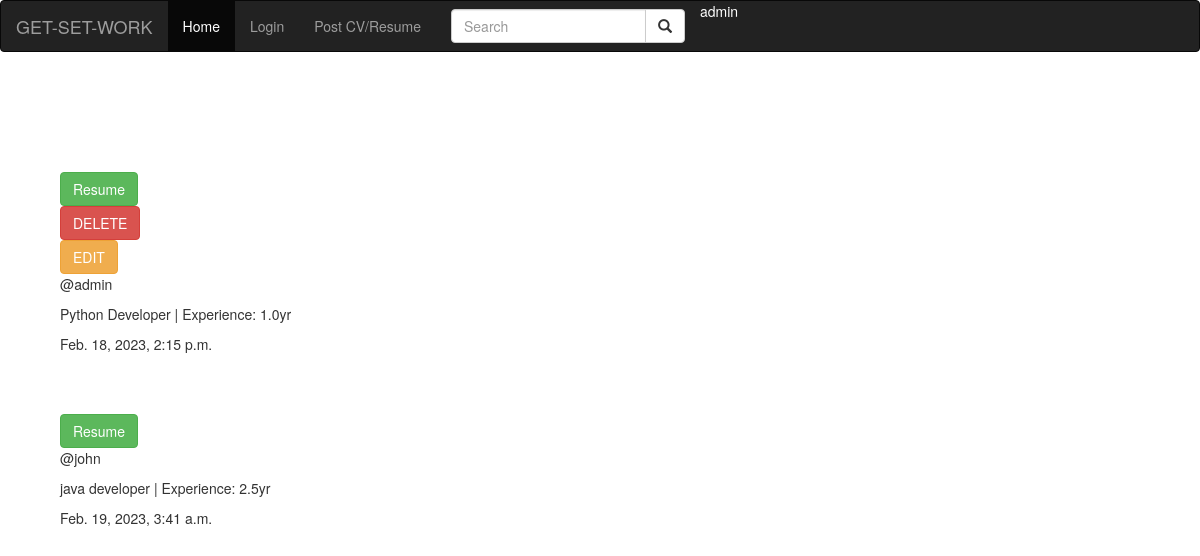
The app's page / (signed in) with its own data.
### core/models.py (models this page shows, shortened)
class JobPost(models.Model):
	host = models.ForeignKey(User, on_delete=models.CASCADE)
	post = models.CharField(max_length=30)
	resume = models.FileField(upload_to='media/')
	upload = models.DateTimeField(auto_now_add=True)
	experience = models.DecimalField(max_digits=7, decimal_places=2)
	description = models.TextField()

### core/views.py (the view)
# urls.py: path('', views.index, name='home'),
@login_required(login_url='/login/')
def index(request):
	jobs = JobPost.objects.all()
	context = {'jobs': jobs}
	return render(request, 'core/index.html', context=context)

### core/templates/core/index.html (shortened to what this page needs)
{% extends 'core/base.html' %}
{% load static %}
{% block content %}
<br>
<br>
{% for job in jobs %}
    <div class="post-container" style="margin: 5% 5% 0 5%;">
        <div class="post-file">
            <a href="{{job.resume.url}}" target="_blank"><button type="submit" class="btn btn-success" value="{{post.id}}" name="post-id">
                Resume
            </button></a>
            {% if request.user == job.host %}
                <form method="post">
                    <button type="submit" class="btn btn-danger" value="{{post.id}}" name="post-id">
                        DELETE
                    </button>
                </form>
                <form method="post">
                    <button type="submit" class="btn btn-warning" value="{{post.id}}" name="post-id">
                        EDIT
                    </button>
                </form>
            {% endif %}
        </div>
        <div class="post-details">
            <p>@{{job.host}}</p>
            <p>{{job.post}} | Experience: {{job.experience | floatformat:1}}yr</p>
            <p>{{job.upload}}
        </div>
    </div>
{% endfor %}
<br>
<br>
{% endblock content %}

### core/templates/core/base.html (shortened to what this page needs)
{% load static %}
<!DOCTYPE html>
<html lang="en">
<head>
    <link rel="stylesheet" href="https://maxcdn.bootstrapcdn.com/bootstrap/3.4.1/css/bootstrap.min.css">
    <link rel="stylesheet" href="{% static 'style/base_style.css' %}">
</head>
<body>
    <div class="main-container">
        <nav class="navbar navbar-inverse">
            <div class="container-fluid">
            <div class="navbar-header">
                <a class="navbar-brand" href="{% url 'home' %}">GET-SET-WORK</a>
            </div>
              <ul class="nav navbar-nav">
                <li class="active"><a href="{% url 'home' %}">Home</a></li>
                <li><a href="/login">Login</a></li>
                <li><a href="/job-post">Post CV/Resume</a></li>
              </ul>
              <form class="navbar-form navbar-left" action="/action_page.php">
                <div class="input-group">
                  <input type="text" class="form-control" placeholder="Search" name="search">
                  <div class="input-group-btn">
                    <button class="btn btn-default" type="submit">
                      <i class="glyphicon glyphicon-search"></i>
                    </button>
                  </div>
                </div>
              </form>
              <div class="navbar-header">
                {% if request.user.is_authenticated %}
                    <p style="color: white;">{{ request.user }}</p>
                {% else %}
                    <p style="color: white;">LogIn</p>
                {% endif %}
                </div>
            </div>
          </nav>
        {% block content %}
        {% endblock content %}
    </div>
</body>
</html>

### records on screen
JobPost: host "admin", post "Python Developer", experience "1.0", upload "Feb. 18, 2023, 2:15 p.m."
JobPost: host "john", post "java developer", experience "2.5", upload "Feb. 19, 2023, 3:41 a.m."

### other values on screen
{{ request.user }} "admin"
